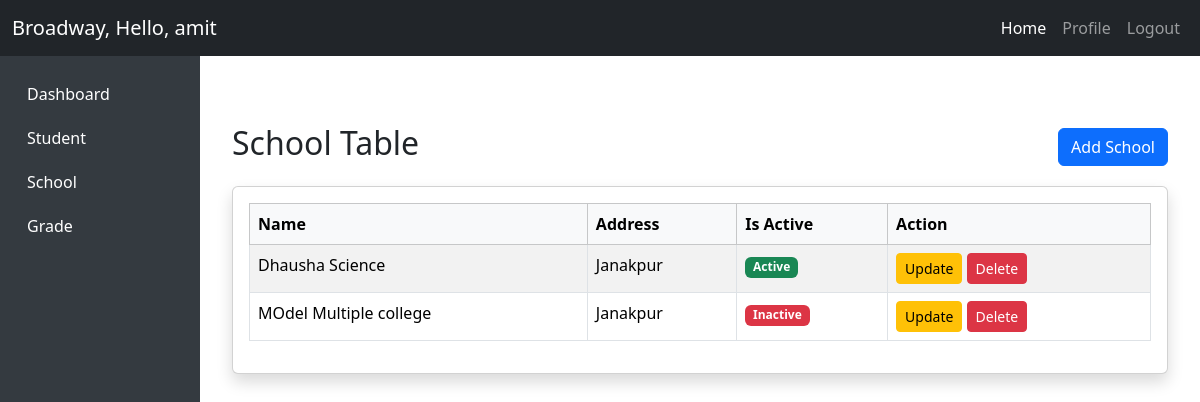
Screenshot of /home/school (signed in) with the database file from the repository.
### home/models.py (models this page shows, shortened)
class School(models.Model):
    name = models.CharField(max_length=50, verbose_name="School Name")
    school_unique_code = models.CharField(max_length=20,unique=True, help_text="add unique value", verbose_name="School code")
    address = models.CharField(max_length=30)
    is_active  = models.BooleanField(default=False)
    created_at = models.DateTimeField(auto_now_add=True)
    updated_at = models.DateTimeField(auto_now=True)

### home/views.py (the view)
# urls.py: path("school", school_list, name="school-list"),
@login_required()
def school_list(request):
    school = School.objects.all()
    return render(request, 'school/school.html', {"school":school})

### home/templates/school/school.html (shortened to what this page needs)
{% extends "base/base.html" %}
{% block maincontent %}
<div class="container mt-5">
    <div class="d-flex justify-content-between align-items-center mb-3">
        <h2>School Table</h2>
        <a href="{% url 'home:school-create' %}" class="btn btn-primary">
            Add School
        </a>
    </div>
    <div class="card shadow">
        <div class="card-body">
            <table class="table table-bordered table-striped table-hover">
                <thead class="table-light">
                    <tr>
                        <th>Name</th>
                        <th>Address</th>
                        <th>Is Active</th>
                        <th>Action</th>
                    </tr>
                </thead>
                <tbody>
                    {% for i in school %}
                        <tr>
                            <td>{{ i.name }}</td>
                            <td>{{ i.address }}</td>
                            <td>
                                {% if i.is_active %}
                                    <span class="badge bg-success">Active</span>
                                {% else %}
                                    <span class="badge bg-danger">Inactive</span>
                                {% endif %}
                            </td>
                            <td>
                                <a href="{% url 'home:school-update' i.id %}" class="btn btn-sm btn-warning">
                                    Update
                                </a>
                                <a href="{% url 'home:school-delete' i.id %}" class="btn btn-sm btn-danger">
                                    Delete
                                </a>
                            </td>
                        </tr>
                    {% endfor %}
                </tbody>
            </table>
        </div>
    </div>
</div>{% endblock  %}

### home/templates/base/base.html (shortened to what this page needs)
<!doctype html>
<html lang="en">
  <head>
    <link
      href="https://cdn.jsdelivr.net/npm/bootstrap@5.3.2/dist/css/bootstrap.min.css"
      rel="stylesheet"
    />
  </head>
  <body>
    <nav class="navbar navbar-expand-lg navbar-dark bg-dark">
      <div class="container-fluid">
        <a class="navbar-brand" href="#">Broadway, Hello, {{request.user}} </a>
        <div class="collapse navbar-collapse" id="navbarNav">
          <ul class="navbar-nav ms-auto">
            <li class="nav-item">
              <a class="nav-link active" href="#">Home</a>
            </li>
            <li class="nav-item">
              <a class="nav-link" href="#">Profile</a>
            </li>
            <li class="nav-item">
              <a class="nav-link" href="{% url 'logout' %}">Logout</a>
            </li>
          </ul>
        </div>
      </div>
    </nav>
    <div class="container-fluid">
      <div class="row">
        <div
          class="col-md-3 col-lg-2 d-md-block sidebar collapse show"
          id="sidebarMenu"
        >
          <div class="pt-3">
            <a href="/home">Dashboard</a>
            <a href="/student">Student</a>
            <a href="/home/school">School</a>
            <a href="/student/grade">Grade</a>
          </div>
        </div>
        <main class="col-md-9 ms-sm-auto col-lg-10 content">
          {% block maincontent %}{% endblock %}
        </main>
      </div>
    </div>
  </body>
</html>

### home/templates/base/base.html (style rules this page uses)
body { overflow-x: hidden; }
.sidebar { height: 100vh; background-color: #343a40; }
.sidebar a { color: #fff; text-decoration: none; display: block; padding: 10px 15px; }
.content { padding: 20px; }

### rows the page displays
School: name "Dhausha Science", address "Janakpur", is_active "Active"
School: name "MOdel Multiple college", address "Janakpur", is_active "Inactive"

### other values shown
{{ request.user }} "amit"
